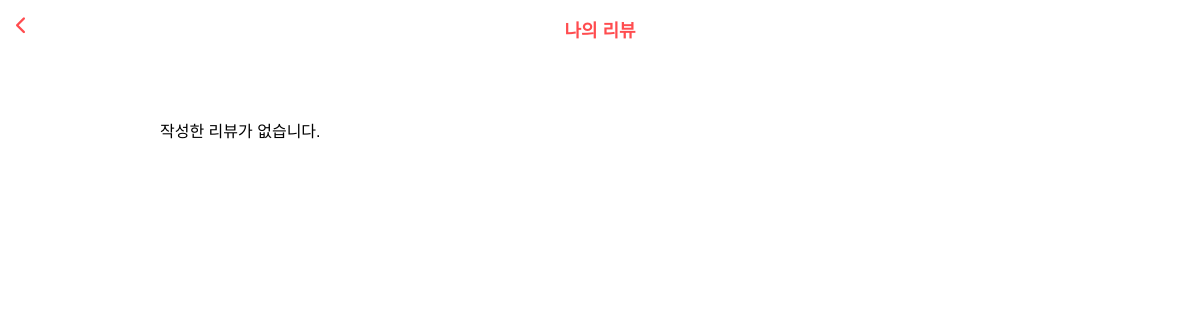
/accounts/mypage/5/reviews, run on an earlier commit of the app's database.
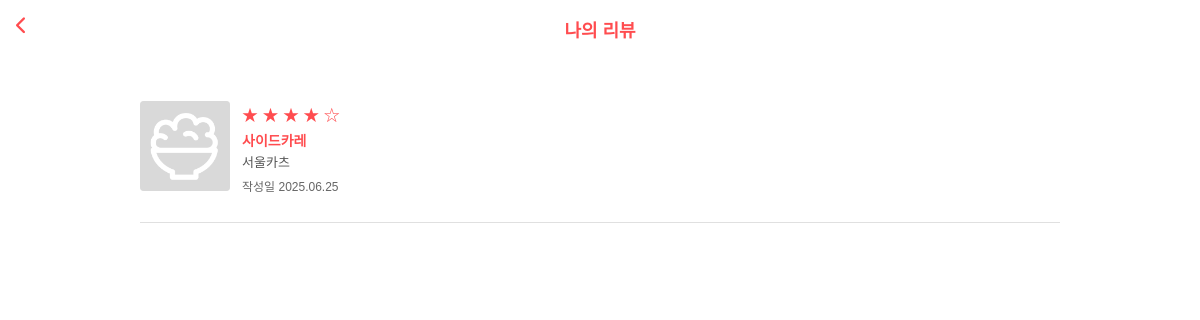
And on a later commit of the database.
### menu/models.py (models this page shows, shortened)
class Review(models.Model):
    writer = models.ForeignKey(Profile, on_delete=models.CASCADE, related_name='reviews')
    menu = models.ForeignKey(Menu, on_delete=models.CASCADE, related_name='reviews')
    created_at = models.DateField(auto_now_add=True)
    content = models.TextField(blank=True)  # 리뷰 텍스트 (선택)
    rating = models.IntegerField(default=5)  # 별점: 1~5
    image = models.ImageField(upload_to='review_images/', blank=True, null=True)  # 사진

class Menu(models.Model):
    name = models.CharField(max_length=100)  # 메뉴 이름 (필수)
    price = models.PositiveIntegerField()    # 가격 (필수)
    store = models.ForeignKey(Store, on_delete=models.CASCADE, related_name='menus')
    image = models.ImageField(upload_to='menu_images/', null=True, blank=True)

class Store(models.Model):
    name = models.CharField(max_length=100)
    address = models.TextField()
    latitude = models.FloatField()
    longitude = models.FloatField()
    school = models.ForeignKey(School, on_delete=models.CASCADE)
    category = models.ForeignKey(Category, null=True, blank=True, on_delete=models.SET_NULL)  # ✅ 여기 추가
    number = models.TextField(null=True, blank=True)
    open_time = models.TextField(null= True, blank = True)
    image = models.ImageField(upload_to='store_images/', null=True, blank=True)

### accounts/views.py (the view)
# urls.py: path('mypage/<int:id>/reviews', my_reviews, name='my_reviews'),
def my_reviews(request, id):
    user = get_object_or_404(User, pk=id)
    profile = user.profile
    reviews = Review.objects.filter(writer=profile).select_related('menu__store').order_by('-created_at')
    context = {
        'reviews': reviews
    }
    return render(request, 'accounts/my_reviews.html', context)

### accounts/templates/accounts/my_reviews.html (shortened to what this page needs)
{% load static %}
<!DOCTYPE html>
<html lang="ko">
<head>
  <link rel="stylesheet" href="https://cdnjs.cloudflare.com/ajax/libs/font-awesome/6.5.0/css/all.min.css">
  <link rel="stylesheet" href="{% static 'css/accounts/my_reviews.css' %}">
</head>
<body>
  <div class="page-header">
    <a href="javascript:history.back()" class="back-button"><i class="fas fa-chevron-left"></i></a>
    <h2 class="page-title">나의 리뷰</h2>
  </div>
 <div class="review-container">
  {% for review in reviews %}
  <div class="review-item">
    <div class="review-plain">
      <img class="review-thumbnail"src="{% if review.image %}{{ review.image.url }}{% else %}{% static 'images/menu_default.png' %}{% endif %}" alt="리뷰 이미지">
      <div class="review-plain-text">
        <div class="review-stars">
          {% for i in "12345"|slice:":" %}
            {% if forloop.counter <= review.rating %}★{% else %}☆{% endif %}
          {% endfor %}
        </div>
        <div class="review-title">{{ review.menu.name }}</div>
        <div class="review-sub">{{ review.menu.store.name }}</div>
        <div class="review-date">작성일 {{ review.created_at|date:"Y.m.d" }}</div>
      </div>
    </div>
  </div>
  {% empty %}
  <p style="margin: 20px;">작성한 리뷰가 없습니다.</p>
  {% endfor %}
</div>
</body>
</html>

What changed in the data, as far as the page shows it:
added Review: rating 4 (drawn), menu.name "사이드카레", menu.store.name "서울카츠", created_at "2025.06.25"
Also different on the page:
text no longer shown: "작성한 리뷰가 없습니다."
